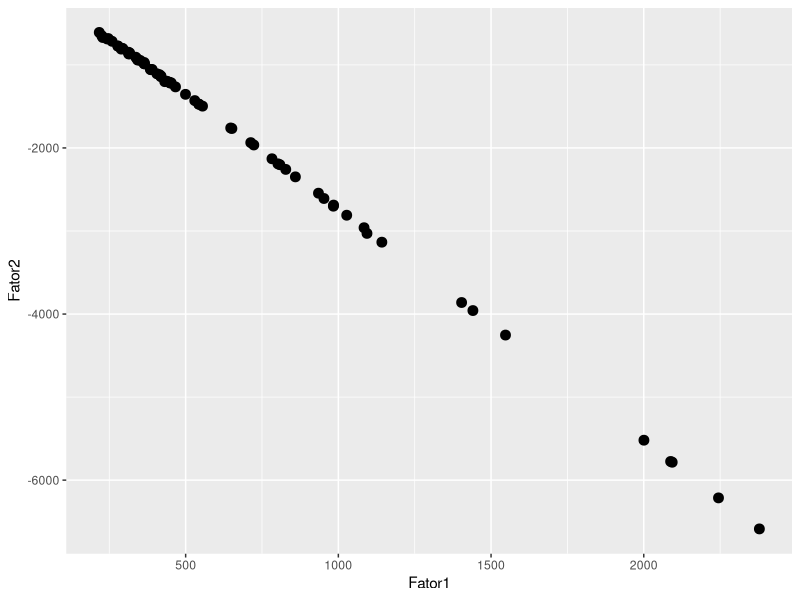
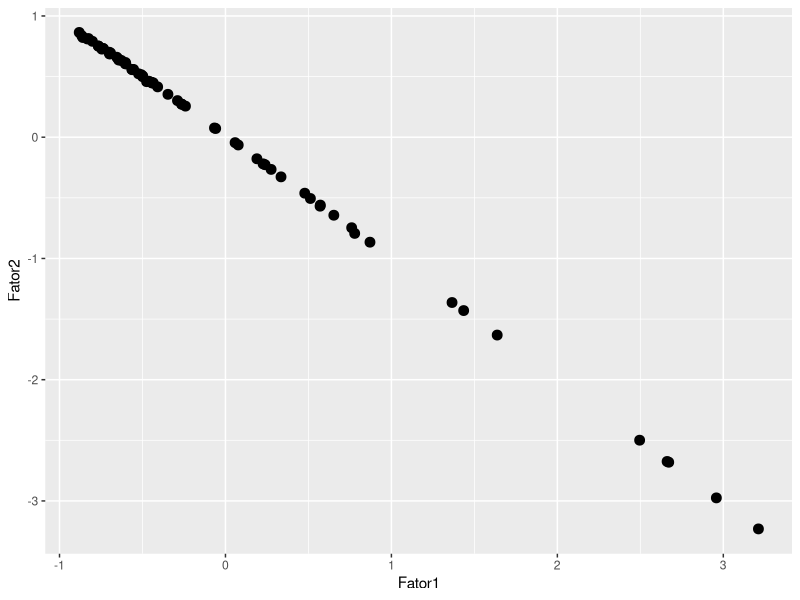

R code for these plots, in order: (Note: this script raises an error after producing the figures.)
########################################
#
#   CHAMANDO BIBLIOTECAS IMPORTANTES
#
########################################

# --
# Instalando e carregando pacotes -----------------------------------------

pacotes <- c("tidyverse",   # pacote para manipulacao de dados
             "cluster",     # algoritmo de cluster
             "dendextend",  # compara dendogramas
             "factoextra",  # algoritmo de cluster e visualizacao
             "fpc",         # algoritmo de cluster e visualizacao
             "gridExtra",   # para a funcao grid arrange
             "readxl",      # 
             "writexl")     # salvar em excel


if(sum(as.numeric(!pacotes %in% installed.packages())) != 0){
  instalador <- pacotes[!pacotes %in% installed.packages()]
  for(i in 1:length(instalador)) {
    install.packages(instalador, dependencies = T)
    break()}
  sapply(pacotes, require, character = T) 
} else {
  sapply(pacotes, require, character = T) 
}

########################################
#
#   CARREGANDO E TRABALHANDO OS DADOS
#
########################################

# --
# Carregando a base de dados

## diretório de trabalho
setwd("C:/Users/Renato/OneDrive/github/_tcc/2_cluster")


# --
#Carregar base de dados - modelo PCA final: 
censo <- as.data.frame(read_excel("_dta/fatores_e_ranking_final_2.xlsx"))


#pegando os dados que usaremos
fatores <- censo %>% 
  select(ID, Fator1, Fator2)

#para visualizar no plano
fatores %>% ggplot() +
  geom_point(aes(x = Fator1,
                 y = Fator2),
             size = 3)

#Transformar o nome 
rownames(fatores) <- fatores[,1]
fatores <- fatores[,-1]

#Padronizar variaveis
fatores_pad <- scale(fatores) # aqui não precisava fazer isso

#para visualizar no plano
fatores_pad %>% ggplot() +
  geom_point(aes(x = Fator1,
                 y = Fator2),
             size = 3)

# --
# *******************************************************************************
#calcular as distancias da matriz utilizando a distancia euclidiana ou  manhattan
distancia <- dist(fatores_pad, method = "manhattan") # euclidean
#distancia <- dist(fatores_pad, method = "euclidean") # euclidean
# *******************************************************************************

########################################
#
#   método hiearquico 
#
########################################

# --
### distancia = single linkage
# Single Linkage - Vizinho mais próximo - Estruturas geométricas diferentes, 
# mas é incapaz de delinear grupos pouco separados

cluster_single.hierarquico <- hclust(distancia, method = "single")

# Dendrograma
#plot(cluster_single.hierarquico, cex = 0.6, hang = -1)

fviz_dend(x = cluster_single.hierarquico,
          k = 2,
          k_colors = c("orange", "darkorchid"),
          color_labels_by_k = FALSE,
          rect = TRUE,
          rect_fill = TRUE,
          lwd = 1,
          ggtheme = theme_bw()) + 
  ggtitle("Dendrograma - Single Linkage")+
  theme(plot.title = element_text(hjust = 0.5))

# salvando em .png
dev.print(file = '_out/figures/dendrograma_single.png',
          device = png, width = 1024, height = 768, res = 2*72)

#criando grupos
single_hierarquico <- cutree(cluster_single.hierarquico, k = 3)
table(single_hierarquico)

#transformando em data frame a saida do cluster
single_hierarquico <- data.frame(single_hierarquico)

#juntando com a base original
single_fim <- cbind(fatores, single_hierarquico)

# --
# Análise de variância de um fator (ANOVA)
# ANOVA da variável 'fator1'
summary(anova_fator1 <- aov(formula = Fator1 ~ single_fim$single_hierarquico,
                            data = single_fim))

sink(file = '_out/output/anova_fator1_single_hierarquico.txt')
print(summary(anova_fator1 <- aov(formula = Fator1 ~ single_fim$single_hierarquico, data = single_fim)))
sink()

# ANOVA da variável 'fator2'
summary(anova_fator2 <- aov(formula = Fator2 ~ single_fim$single_hierarquico, data = single_fim))

sink(file = '_out/output/anova_fator2_single_hierarquico.txt')
print(summary(anova_fator2 <- aov(formula = Fator2 ~ single_fim$single_hierarquico, data = single_fim)))
sink()


# --
#salvando xlsx modelo final
write_xlsx(single_fim,"_out/output/single_cluster.xlsx")

#visualizando em cores os clusters
single_fim %>% ggplot() +
  geom_point(aes(x = Fator1,
                 y = Fator2,
                 color = as.factor(single_hierarquico)),
             size = 3) + 
  ggtitle("Método hiearquico - single")+
  theme(plot.title = element_text(hjust = 0.5))





# --
### distancia = complete linkage
# Complete Linkage - Vizinho mais longe - Clusters de mesmo diâmetro e isolam 
# os outliers nos primeiros passos

cluster_complete.hierarquico <- hclust(distancia, method = "complete")

# Dendrograma
# plot(cluster_complete.hierarquico, cex = 0.6, hang = -1)

fviz_dend(x = cluster_complete.hierarquico,
          k = 2,
          k_colors = c("orange", "darkorchid"),
          color_labels_by_k = FALSE,
          rect = TRUE,
          rect_fill = TRUE,
          lwd = 1,
          ggtheme = theme_bw()) + 
  ggtitle("Dendrograma - Complete Linkage")+
  theme(plot.title = element_text(hjust = 0.5))

# salvando em .png
dev.print(file = '_out/figures/dendrograma_complete.png',
          device = png, width = 1024, height = 768, res = 2*72)

#criando grupos
complete_hierarquico <- cutree(cluster_complete.hierarquico, k = 3)
table(complete_hierarquico)

#transformando em data frame a saida do cluster
complete_hierarquico <- data.frame(complete_hierarquico)

#juntando com a base original
complete_fim <- cbind(fatores, complete_hierarquico)


# --
# Análise de variância de um fator (ANOVA)
# ANOVA da variável 'fator1'
summary(anova_fator1 <- aov(formula = Fator1 ~ complete_fim$complete_hierarquico,
                            data = complete_fim))

sink(file = '_out/output/anova_fator1_complete_fim_hierarquico.txt')
print(summary(anova_fator1 <- aov(formula = Fator1 ~ complete_fim$complete_hierarquico, data = complete_fim)))
sink()

# ANOVA da variável 'fator2'
summary(anova_fator2 <- aov(formula = Fator2 ~ complete_fim$complete_hierarquico, data = complete_fim))

sink(file = '_out/output/anova_fator2_complete_fim_hierarquico.txt')
print(summary(anova_fator2 <- aov(formula = Fator2 ~ complete_fim$complete_hierarquico, data = complete_fim)))
sink()


# --
#salvando xlsx modelo final
write_xlsx(complete_fim,"_out/output/complete_cluster.xlsx")



#visualizando em cores os clusters
complete_fim %>% ggplot() +
  geom_point(aes(x = Fator1,
                 y = Fator2,
                 color = as.factor(complete_hierarquico)),
             size = 3) + 
  ggtitle("Método hiearquico - complete linkage")+
  theme(plot.title = element_text(hjust = 0.5))



# --
### distancia = Average Linkage
# Average Linkage - Média - Clusters de mesma variância interna, produzindo 
# melhores partições

cluster_average.hierarquico <- hclust(distancia, method = "average")

# Dendrograma
# plot(cluster_average.hierarquico, cex = 0.6, hang = -1)

fviz_dend(x = cluster_average.hierarquico,
          k = 2,
          k_colors = c("orange", "darkorchid"),
          color_labels_by_k = FALSE,
          rect = TRUE,
          rect_fill = TRUE,
          lwd = 1,
          ggtheme = theme_bw()) + 
  ggtitle("Dendrograma - Average Linkage")+
  theme(plot.title = element_text(hjust = 0.5))

# salvando em .png
dev.print(file = '_out/figures/dendrograma_average.png',
          device = png, width = 1024, height = 768, res = 2*72)

#criando grupos
average_hierarquico <- cutree(cluster_average.hierarquico, k = 3)
table(average_hierarquico)

#transformando em data frame a saida do cluster
average_hierarquico <- data.frame(average_hierarquico)

#juntando com a base original
average_fim <- cbind(fatores, average_hierarquico)

# --
#salvando xlsx modelo final
write_xlsx(average_fim,"_out/output/average_cluster.xlsx")

# --
# Análise de variância de um fator (ANOVA)
# ANOVA da variável 'fator1'
summary(anova_fator1 <- aov(formula = Fator1 ~ average_fim$average_hierarquico,
                            data = average_fim))

sink(file = '_out/output/anova_fator1_average_fim_hierarquico.txt')
print(summary(anova_fator1 <- aov(formula = Fator1 ~ average_fim$average_hierarquico, data = average_fim)))
sink()

# ANOVA da variável 'fator2'
summary(anova_fator2 <- aov(formula = Fator2 ~ average_fim$average_hierarquico, data = average_fim))

sink(file = '_out/output/anova_fator2_average_fim_hierarquico.txt')
print(summary(anova_fator2 <- aov(formula = Fator2 ~ average_fim$average_hierarquico, data = average_fim)))
sink()

#visualizando em cores os clusters
average_fim %>% ggplot() +
  geom_point(aes(x = Fator1,
                 y = Fator2,
                 color = as.factor(average_hierarquico)),
             size = 3) + 
  ggtitle("Método hiearquico - Average Linkage")+
  theme(plot.title = element_text(hjust = 0.5))



# --
### distancia = Ward´s Method
# Ward´s Method - Cluster com o mesmo número de itens, baseado nos princípios de análises de variâncias

cluster_ward.hierarquico <- hclust(distancia, method = "ward.D")

# Dendrograma
#plot(cluster_ward.hierarquico, cex = 0.6, hang = -1)

fviz_dend(x = cluster_ward.hierarquico,
          k = 2,
          k_colors = c("orange", "darkorchid"),
          color_labels_by_k = FALSE,
          rect = TRUE,
          rect_fill = TRUE,
          lwd = 1,
          ggtheme = theme_bw()) + 
  ggtitle("Dendrograma - Ward´s Method")+
  theme(plot.title = element_text(hjust = 0.5))

# salvando em .png
dev.print(file = '_out/figures/dendrograma_ward.png',
          device = png, width = 1024, height = 768, res = 2*72)

#criando grupos
ward_hierarquico <- cutree(cluster_ward.hierarquico, k = 3)
table(ward_hierarquico)

#transformando em data frame a saida do cluster
ward_hierarquico <- data.frame(ward_hierarquico)

#juntando com a base original
ward_fim <- cbind(fatores, ward_hierarquico)


# --
# Análise de variância de um fator (ANOVA)
# ANOVA da variável 'fator1'
summary(anova_fator1 <- aov(formula = Fator1 ~ ward_fim$ward_hierarquico,
                            data = ward_fim))

sink(file = '_out/output/anova_fator1_ward_fim_hierarquico.txt')
print(summary(anova_fator1 <- aov(formula = Fator1 ~ ward_fim$ward_hierarquico, data = ward_fim)))
sink()

# ANOVA da variável 'fator2'
summary(anova_fator2 <- aov(formula = Fator2 ~ ward_fim$ward_hierarquico, data = ward_fim))

sink(file = '_out/output/anova_fator2_ward_fim_hierarquico.txt')
print(summary(anova_fator2 <- aov(formula = Fator2 ~ ward_fim$ward_hierarquico, data = ward_fim)))
sink()


# --
#salvando xlsx modelo final
write_xlsx(ward_fim,"_out/output/ward_cluster.xlsx")


#visualizando em cores os clusters
ward_fim %>% ggplot() +
  geom_point(aes(x = Fator1,
                 y = Fator2,
                 color = as.factor(ward_hierarquico)),
             size = 3) + 
  ggtitle("Método hiearquico - Ward´s Method")+
  theme(plot.title = element_text(hjust = 0.5))



